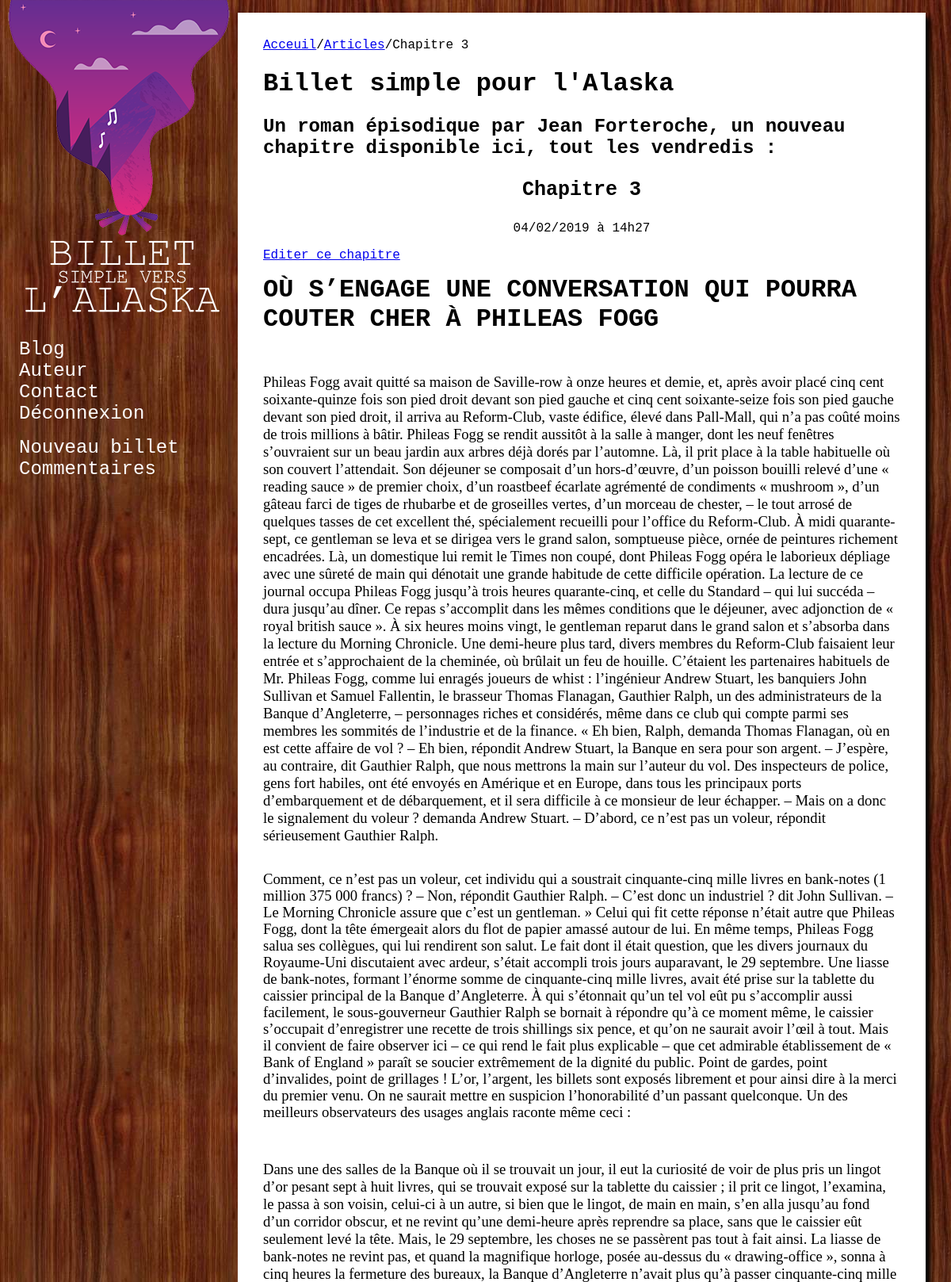
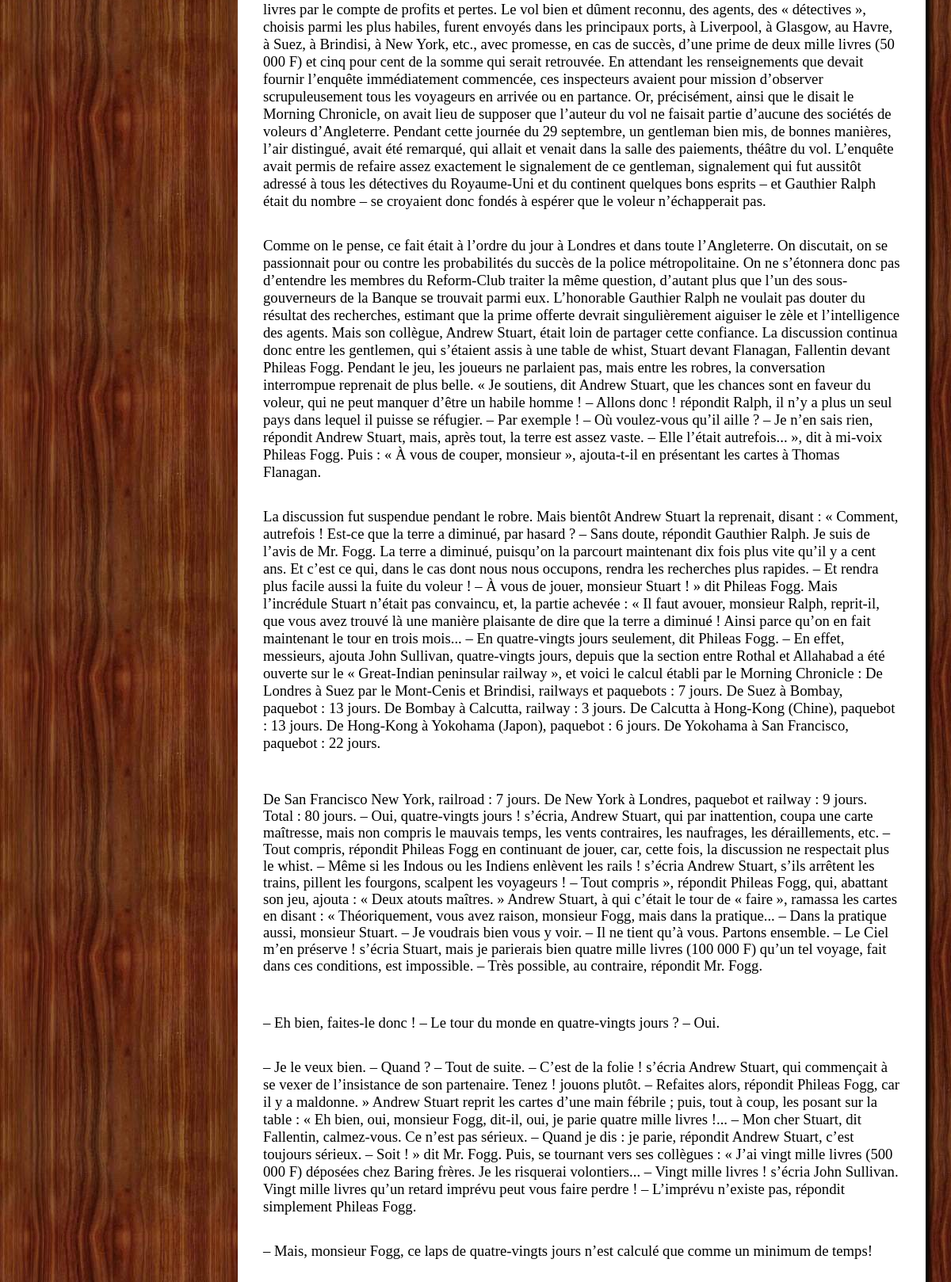
Page /index.php?action=adminPostView&id=18 (signed in, upper part) on the committed database (2 pictures, top to bottom).
### tables this page shows
CREATE TABLE IF NOT EXISTS `posts` (
  `id` int(11) NOT NULL AUTO_INCREMENT,
  `title` varchar(255) NOT NULL,
  `content` text NOT NULL,
  `creation_date` datetime NOT NULL,
  PRIMARY KEY (`id`)
);

### controller/adminPostController.php (called while the page is built, shortened)
<?php
require_once('model/PostManager.php');
function adminPost()
{
    $postManager = new OpenClassrooms\P4\Model\PostManager();
    $post = $postManager->getPost($_GET['id']);
    require('view/backend/postView.php');
}

### model/PostManager.php (called while the page is built, shortened)
<?php
class PostManager extends Manager
{
    public function getPost($postId)
    {
        $db = $this->dbConnect();
        $req = $db->prepare('SELECT id, title, content, DATE_FORMAT(creation_date, \'%d/%m/%Y à %Hh%i\') AS creation_date_fr FROM posts WHERE id = ?');
        $req->execute(array($postId));
        $post = $req->fetch();
        return $post;
    }
}

### view/backend/postView.php (the view, shortened to what this page needs)
<div id="breadcrumbs"><a href="index.php">Acceuil</a>/<a href="index.php">Articles</a>/<?= htmlspecialchars($post['title']) ?></div>
<h1 id="website_mainTitle">Billet simple pour l'Alaska</h1>
<h2 id="website_subTitle">Un roman épisodique par Jean Forteroche, un nouveau chapitre disponible ici, tout les vendredis :</h2>
<div id="book_chapterDiv">
    <h3 id="book_chapterDiv_Title"><?= htmlspecialchars($post['title']) ?></h3>
    <p id="book_chapterDiv_Date"><?= $post['creation_date_fr'] ?></p>
    <p><a href="index.php?action=admin_EditPost&amp;id=<?= $post['id'] ?>">Editer ce chapitre</a></p>
    <div id="book_chapterDiv_Content">
        <?= htmlspecialchars_decode(nl2br(html_entity_decode($post['content']))) ?>
    </div>
</div>
<?php require('view/backend/adminTemplate.php'); ?>

### public/css/style.css (style rules this page uses)
body { margin-top: 0; margin-left: 0; margin-right: 0; margin-bottom: 0; background-image: url("background.jpg"); }
#breadcrumbs { font-family: "Courier new"; }
h1, h2, h3, p { font-family: "Courier new"; }
#website_mainTitle { font-family: "Courier new"; }
#website_subTitle { font-family: "Courier new"; }
.book_chapterDiv_Title a, #book_chapterDiv_Title { color: black; font-size: 25px; font-family: "Courier new"; }
#book_chapterDiv_Date { font-family: "Courier new"; }
.book_chapterDiv_Title, #book_chapterDiv_Title, #book_chapterDiv_Date { text-align: center; }

### rows in the picture
posts: title "Chapitre 3", content "OÙ S’ENGAGE UNE CONVERSATION QUI POURRA COUTER CHER À PHILEAS FOGG Phileas Fogg avait quitté sa maison de Saville-row à onze heures et demie, et, après avoir placé cinq cent soixante-quinze fois son pied droit devant son pied gauche et cinq cent soixante-seize fois son pied gauche devant son pied droit, il arriva au Reform-Club, vaste édifice, élevé dans Pall-Mall, qui n’a pas coûté moins de trois millions à bâtir. Phileas Fogg se rendit aussitôt à la salle à manger, dont les neuf fenêtres s’ouvraient sur un beau jardin aux arbres déjà dorés par l’automne. Là, il prit place à la table habituelle où son couvert l’attendait. Son déjeuner se composait d’un hors-d’œuvre, d’un poisson bouilli…"

### other values in the picture
$post['creation_date_fr'] "04/02/2019 à 14h27"
